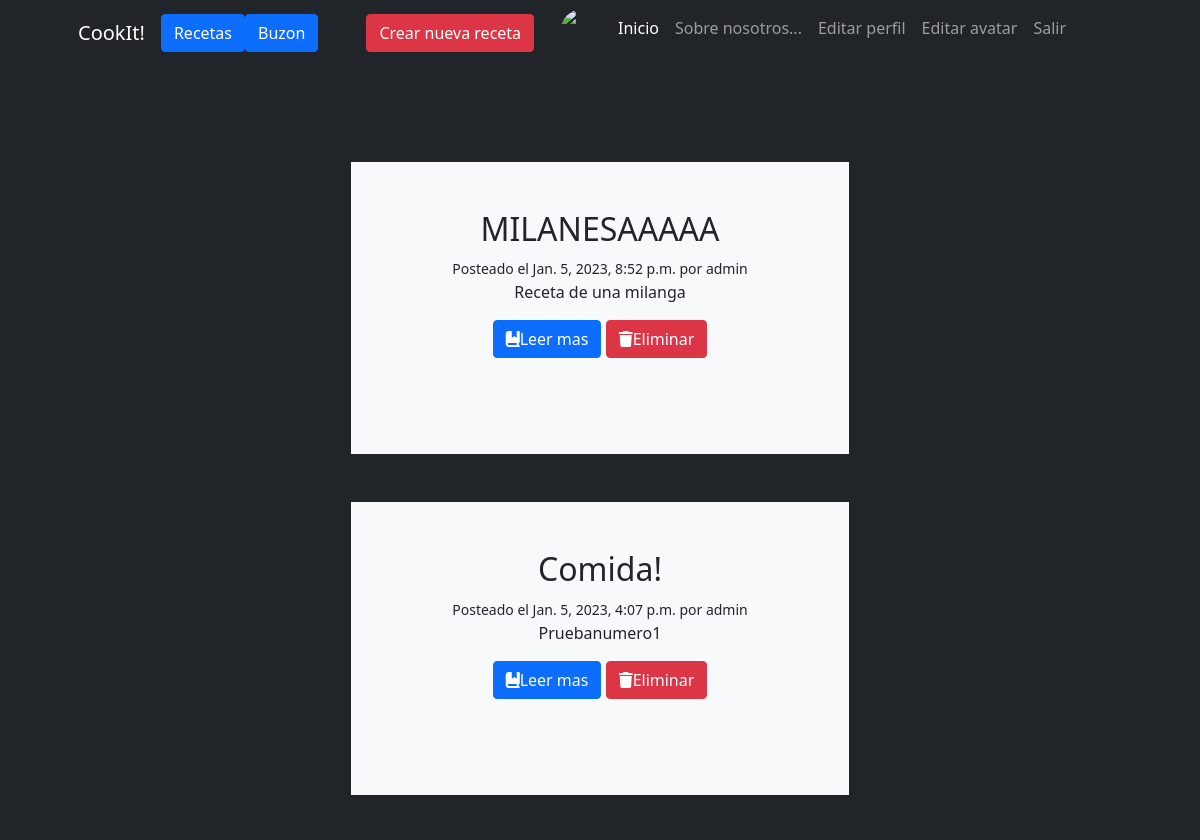
The page /blogs/ (signed in, upper part) on the database as committed earlier.
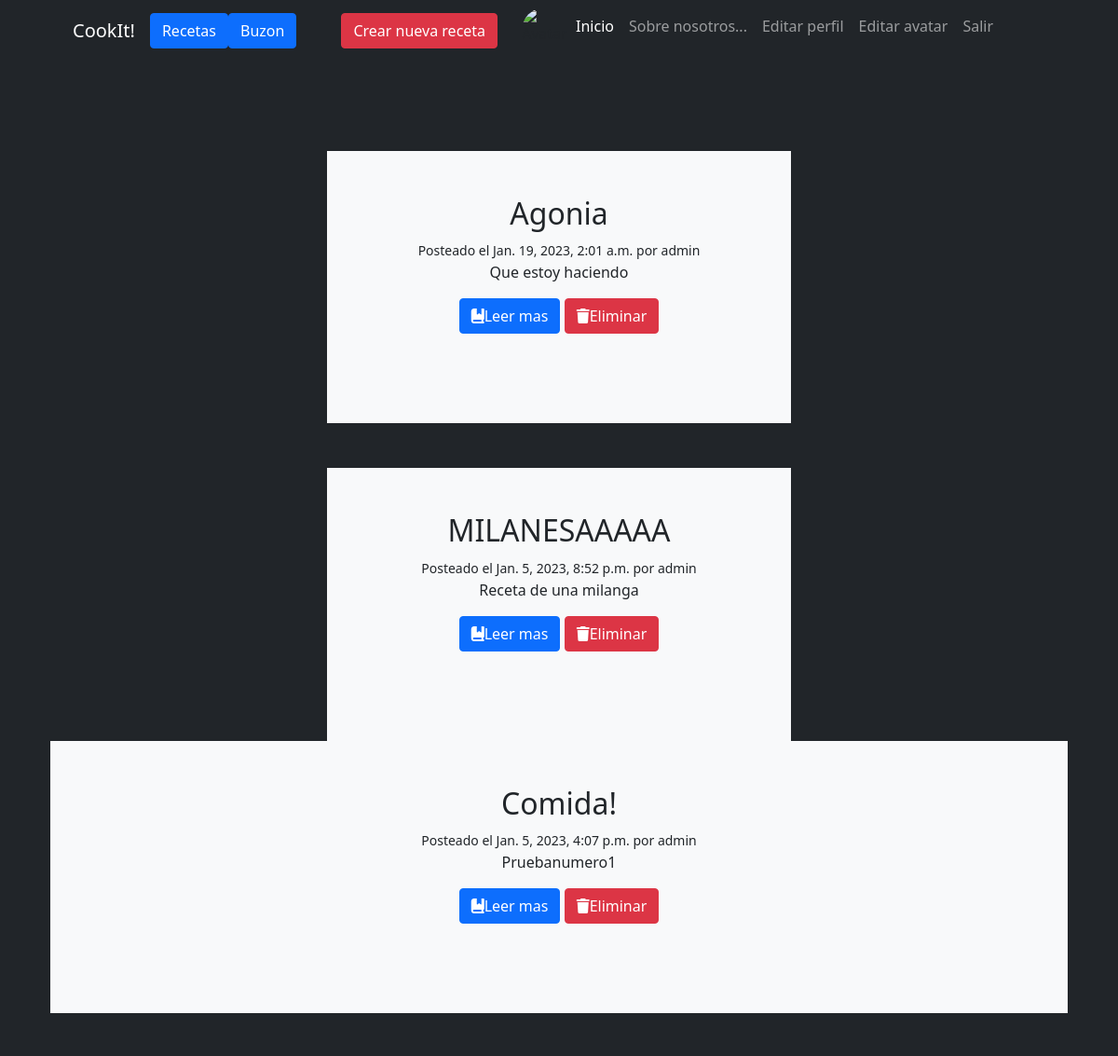
The same page on the database as committed later.
### AppPagina/models.py (models this page shows)
class Post(models.Model):
    titulo = models.CharField(max_length=255)
    slug = models.SlugField()
    intro =  models.TextField()
    cuerpo = models.TextField()
    date_added = models.DateTimeField(auto_now_add=True)
    image= models.ImageField(null=True, blank=True, upload_to="images/")
    author = models.ForeignKey(
        User,
        on_delete=models.CASCADE,
    )
    class Meta:
        ordering = ["-date_added"]

### AppPagina/views.py (the view)
# urls.py: path("blogs/", blogs, name="blogs"),
def blogs(request):
    posts = Post.objects.all()
    return render(request, "AppPagina/blogs.html", {"posteos": posts, "avatar": obtenerAvatar(request)})

### AppUsuarios/views.py (called while the page is built)
def obtenerAvatar(request): #Sacado de min 45 clase 24
    lista=Avatar.objects.filter(user=request.user)
    if len(lista)!=0:
        avatar=lista[0].imagen.url
    else:
        avatar="/media/avatars/imagendefault.png"
    return avatar

### AppPagina/templates/AppPagina/blogs.html (shortened to what this page needs)
{% extends "AppPagina/padre.html" %}
{% load static %}
                            {% block boton %}
                            <a class="btn btn-danger" href="{% url 'BlogFormulario' %}">Crear nueva receta</a>
                            {% endblock %}
                            {% block titulo %}
                                        {% block contenido %}
                                            {% for post in posteos %}
                            <section class="bg-light py-5" id="accounts/signup">
                                    <div class="text-center mb-5">
                                        <div class="post block">
                                            <h2 class="subtitle"> {{ post.titulo }} </h2>
                                            <small>Posteado el {{ post.date_added }} por {{ post.author }} </small>
                                            <p>{{ post.intro }}</p>
                                            <a class="btn btn-primary" href="{% url 'leer_mas' post.slug %}"><i class="fa-solid fa-book-bookmark"></i>Leer mas</a>
                                            {% if user.is_authenticated %}
                                                {% if user.username.id == blog.author.id %}
                                            <a class="btn btn-danger" href="{% url 'eliminarBlog' post.id %}"><i class="fa-solid fa-trash"></i>Eliminar</a>
                                                {% endif %}
                                            {% endif %}
                                        </div>
                                    </div>
                                </div>
                                    {% endfor %}
                            {% endblock %}
                        </div>
                    </div>
        </header>
                            {% endblock %}

Rows that differ between the two databases and show on the page:
added Post: titulo "Agonia", date_added "Jan. 19, 2023, 2:01 a.m.", author "admin", intro "Que estoy haciendo"
